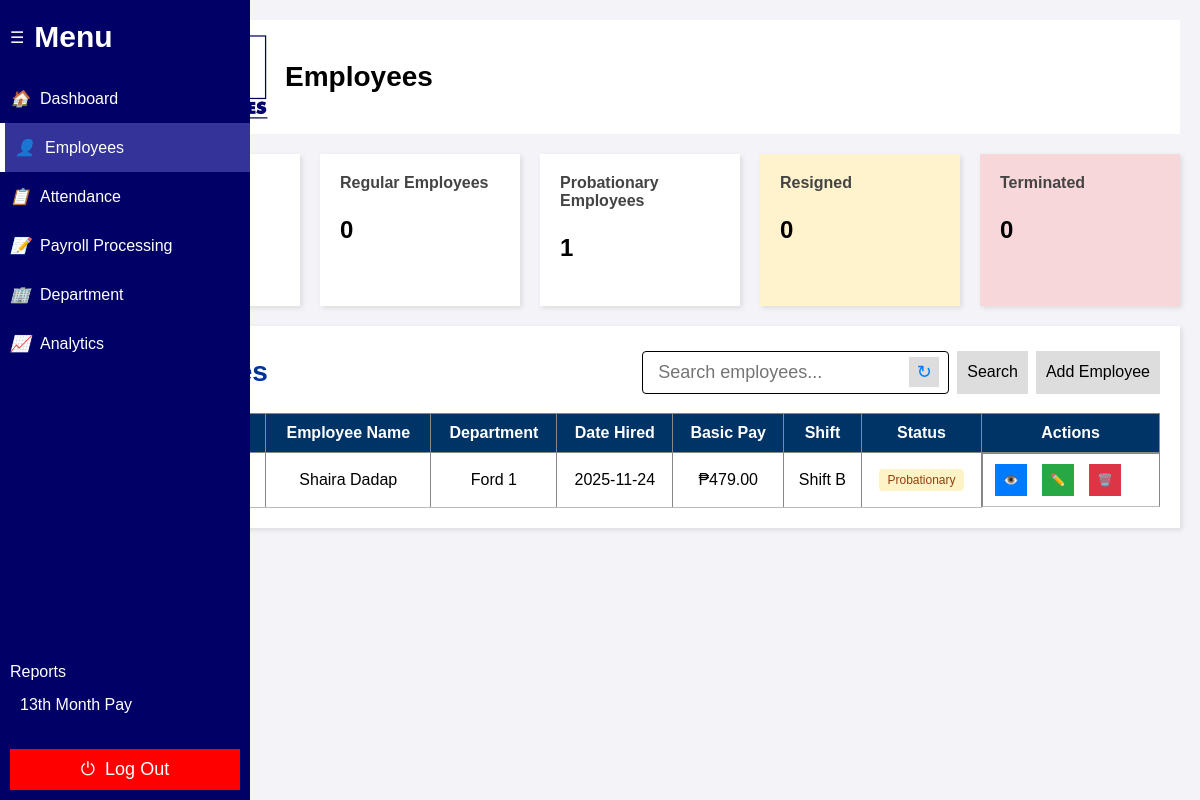
The page /admin/employees.php (signed in) on the database its author committed.
### tables this page shows
CREATE TABLE `employees` (
  `id` int(11) NOT NULL,
  `employee_no` varchar(20) NOT NULL,
  `name` varchar(100) NOT NULL,
  `department_name` varchar(50) NOT NULL,
  `date_hired` date NOT NULL,
  `basic_pay` decimal(10,2) NOT NULL,
  `fixed_allowance` decimal(10,2) DEFAULT 0.00,
  `fixed_deduction` decimal(10,2) DEFAULT 0.00,
  `profile_picture` varchar(255) DEFAULT NULL,
  `shift` varchar(20) DEFAULT 'Morning',
  `status` enum('Probationary','Regular','Resigned','Terminated') DEFAULT 'Probationary',
  `created_at` timestamp NOT NULL DEFAULT current_timestamp()
);

### admin/employees.php (the view, shortened to what this page needs)
<?php
$host = 'localhost';
$dbname = 'employee_managements';
$username = 'root';
$password = '';
try {
    $conn = new PDO("mysql:host=$host;dbname=$dbname", $username, $password);
    $conn->setAttribute(PDO::ATTR_ERRMODE, PDO::ERRMODE_EXCEPTION);
} catch(PDOException $e) {
    die("Connection failed: " . $e->getMessage());
}
try {
    $stmt = $conn->prepare("SELECT id, date_hired, status, basic_pay, name, employee_no FROM employees WHERE status = 'Probationary' AND date_hired IS NOT NULL");
    $stmt->execute();
} catch(PDOException $e) {
    error_log("Error auto-updating employees: " . $e->getMessage());
}
$employees = [];
$searchTerm = $_GET['search'] ?? '';
try {
    if (!empty($searchTerm)) {
        $stmt = $conn->prepare("SELECT * FROM employees
                              WHERE employee_no LIKE :search
                              OR name LIKE :search
                              OR department_name LIKE :search
                              ORDER BY name");
        $searchParam = "%$searchTerm%";
        $stmt->bindParam(':search', $searchParam);
    } else {
        $stmt = $conn->prepare("SELECT * FROM employees ORDER BY name");
    }
    $stmt->execute();
    $employees = $stmt->fetchAll(PDO::FETCH_ASSOC);
} catch(PDOException $e) {
    $error = "Error fetching employees: " . $e->getMessage();
}
$totalEmployees = 0;
$regularCount = 0;
$probationaryCount = 0;
$resignedCount = 0;
$terminatedCount = 0;
try {
    $stmt = $conn->query("SELECT COUNT(*) FROM employees");
    $totalEmployees = $stmt->fetchColumn();
    $stmt = $conn->query("SELECT status, COUNT(*) as count FROM employees GROUP BY status");
    $statusCounts = $stmt->fetchAll(PDO::FETCH_ASSOC);
    foreach ($statusCounts as $row) {
        $status = strtolower($row['status'] ?? '');
        $count = (int)$row['count'];
        switch ($status) {
            case 'probationary':
                $probationaryCount = $count;
                break;
        }
    }
} catch(PDOException $e) {
    error_log("Database error: " . $e->getMessage());
}
?>
<!DOCTYPE html>
<html lang="en">
<head>
</head>
<body>
  <div class="sidebar">
    <div class="logo-section">
      <span class="menu-icon">☰</span>
      <span class="logo-text">Menu</span>
    </div>
    <nav>
      <ul>
        <li data-page="admin-dashboard.php"><i class="icon">🏠</i><span>Dashboard</span></li>
        <li data-page="employees.php" class="active"><i class="icon">👤</i><span>Employees</span></li>
        <li data-page="attendance.php"><i class="icon">📋</i><span>Attendance</span></li>
        <li data-page="payroll.php"><i class="icon">📝</i><span>Payroll Processing</span></li>
        <li data-page="department.php"><i class="icon">🏢</i><span>Department</span></li>
        <li data-page="analytics.php"><i class="icon">📈</i><span>Analytics</span></li>
      </ul>
    </nav>
    <div class="reports">
      <span>Reports</span>
      <ul>
        <li data-page="13th-month.php"><span>13th Month Pay</span></li>
      </ul>
    </div>
    <div class="sidebar-footer">
      <button class="power-btn" onclick="if(confirm('Are you sure you want to log out?')) window.location.href='?logout=1'">⏻<span> Log Out</span></button>
    </div>
  </div>
  <div class="main-content">
    <div class="header-logo">
      <span class="logo-text-right">Employees</span>
    </div>
    <div class="top-cards">
      <div class="card">
        <h3>Total Employees</h3>
        <p id="total-employees-count"><?= number_format($totalEmployees) ?></p>
      </div>
      <div class="card">
        <h3>Regular Employees</h3>
        <p><?= number_format($regularCount) ?></p>
      </div>
      <div class="card">
        <h3>Probationary Employees</h3>
        <p><?= number_format($probationaryCount) ?></p>
      </div>
      <div class="card" style="background-color: #fff3cd;">
        <h3>Resigned</h3>
        <p><?= number_format($resignedCount) ?></p>
      </div>
      <div class="card" style="background-color: #f8d7da;">
        <h3>Terminated</h3>
        <p><?= number_format($terminatedCount) ?></p>
      </div>
    </div>
    <div class="content" style="width: calc(100% - 40px);">
      <div class="payroll-section" style="width: 100%;">
        <div class="section-header">
          <h2>Employees</h2>
          <div class="search-container">
            <form method="GET" action="employees.php" style="display: flex; gap: 8px;">
              <div style="position: relative;">
                  <input type="text" name="search" class="search-input" placeholder="Search employees..."
                         value="<?= htmlspecialchars($searchTerm) ?>">
                  <button type="button" onclick="window.location.href='employees.php'" class="reload-button">↻</button>
              </div>
              <button type="submit" class="search-button">Search</button>
              <button type="button" id="addEmployeeButton" class="add-employee-button">Add Employee</button>
            </form>
          </div>
        </div>
        <?php if (empty($employees)): ?>
          <div style="text-align: center; padding: 40px; color: #6b7280;">
            <p style="font-size: 18px; margin-bottom: 8px;">No employees found</p>
            <p style="font-size: 14px;">Click "Add Employee" to get started</p>
          </div>
        <?php else: ?>
        <table>
          <thead>
            <tr>
              <th>Employee No.</th>
              <th>Employee Name</th>
              <th>Department</th>
              <th>Date Hired</th>
              <th>Basic Pay</th>
              <th>Shift</th>
              <th>Status</th>
              <th>Actions</th>
            </tr>
          </thead>
          <tbody id="employeeTableBody">
            <?php foreach ($employees as $employee): ?>
              <tr>
                <td><?= htmlspecialchars($employee['employee_no']) ?></td>
                <td><?= htmlspecialchars($employee['name']) ?></td>
                <td><?= htmlspecialchars($employee['department_name']) ?></td>
                <td><?= date('Y-m-d', strtotime($employee['date_hired'])) ?></td>
                <td>₱<?= number_format($employee['basic_pay'], 2) ?></td>
                <td><?= htmlspecialchars($employee['shift']) ?></td>
                <td>
                  <span class="status-badge status-<?= strtolower($employee['status']) ?>">
                    <?= htmlspecialchars($employee['status']) ?>
                  </span>
                </td>
                <td class="action-buttons">
                  <button class="action-btn btn-view" onclick="viewEmployee(<?= $employee['id'] ?>)">👁️</button>
                  <button class="action-btn btn-edit" onclick="editEmployee(<?= $employee['id'] ?>)">✏️</button>
                  <button class="action-btn btn-delete" onclick="if(confirm('Are you sure you want to delete this employee?')) window.location.href='employees.php?delete=<?= $employee['id'] ?>'">🗑️</button>
                </td>
              </tr>
            <?php endforeach; ?>
          </tbody>
        </table>
        <?php endif; ?>
      </div>
    </div>
  </div>
</body>
</html>

### rows shown on the page
employees: name "Shaira Dadap", department_name "Ford 1", date_hired "2025-11-24", basic_pay "479.00", shift "Shift B", status "Probationary"

### other values the page prints
$regularCount "0"
$probationaryCount "1"
$resignedCount "0"
$terminatedCount "0"
